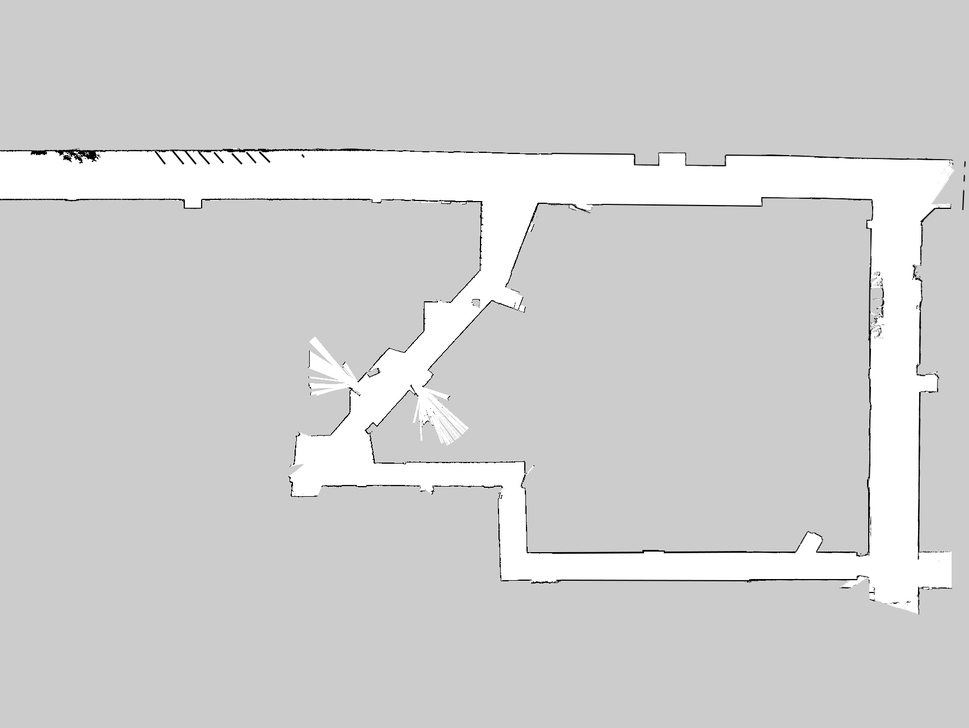
#> input picture src/path_planning/maps/stata_basement.png, 969 x 728 px, shrunk from 1730 x 1300 before the run
$ python image_modifier.py
#> lines starting #> are read from the running program, lines starting #| are printed output that depends on the picture
# Python program to demonstrate erosion and
# dilation of images.
import cv2
import numpy as np

# Reading the input image
img = cv2.imread('../maps/stata_basement.png', 0)
#> img is the input picture: shape (728, 969); min 0, max 255, mean 209.2

# Taking a matrix of size 5 as the kernel
kernel = np.ones((3,3), np.uint8)

# The first parameter is the original image,
# kernel is the matrix with which image is
# convolved and third parameter is the number
# of iterations, which will determine how much
# you want to erode/dilate a given image.
img_erosion = cv2.erode(img, kernel, iterations=12)
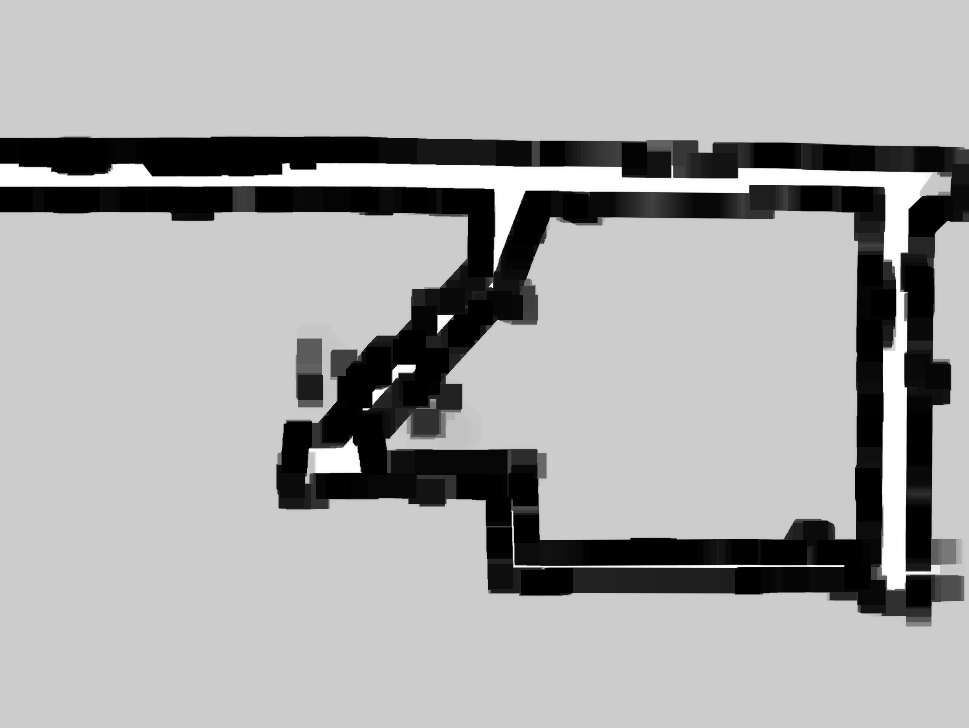
#> img_erosion: shape (728, 969); min 0, max 255, mean 168.3

cv2.imwrite('../maps/new_stata.png', img_erosion)

$ run again, with src/path_planning/maps/new_stata2.png copied over src/path_planning/maps/stata_basement.png
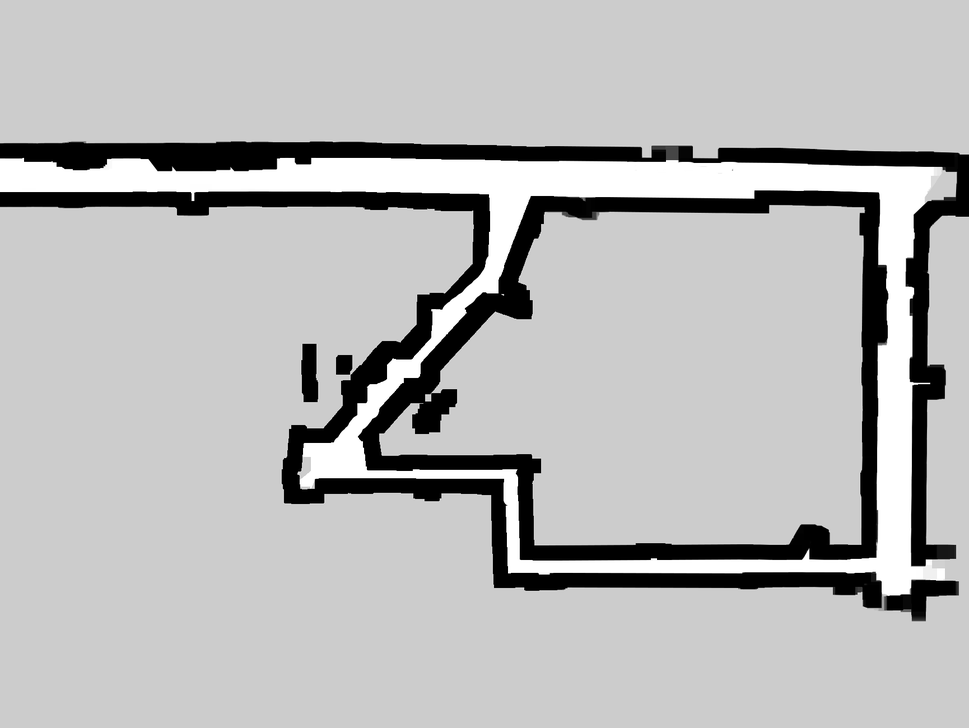
#> input picture src/path_planning/maps/new_stata2.png, 969 x 728 px, shrunk from 1730 x 1300 before the run
#> img is the input picture: shape (728, 969); min 0, max 255, mean 184.5
#> `img_erosion = cv2.erode(img, kernel, iterations=12)`:
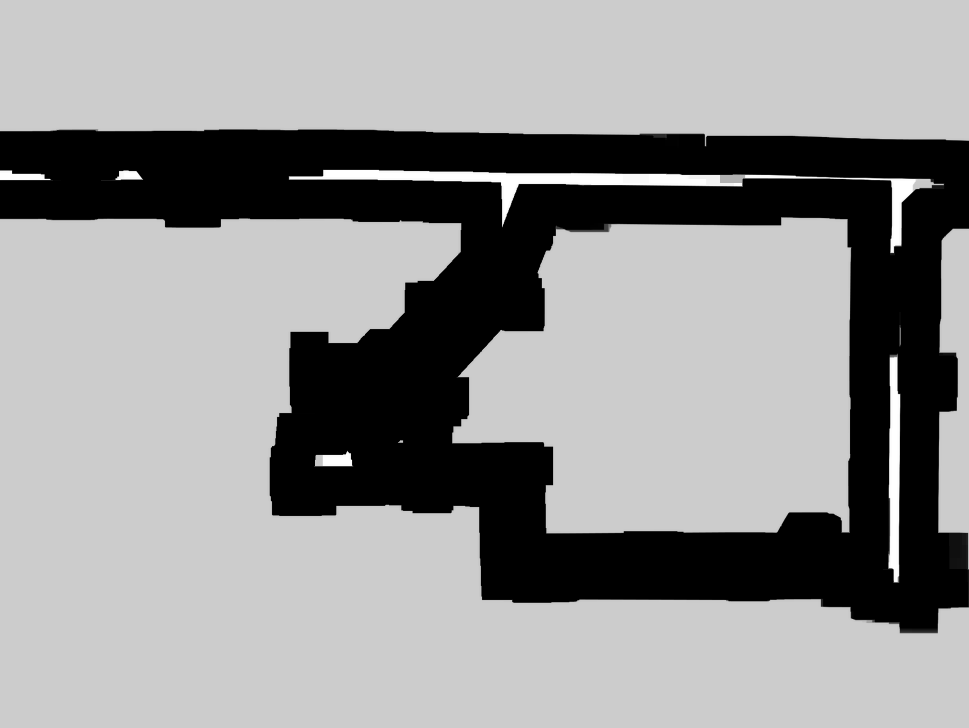
#> img_erosion: shape (728, 969); min 0, max 255, mean 147.9
